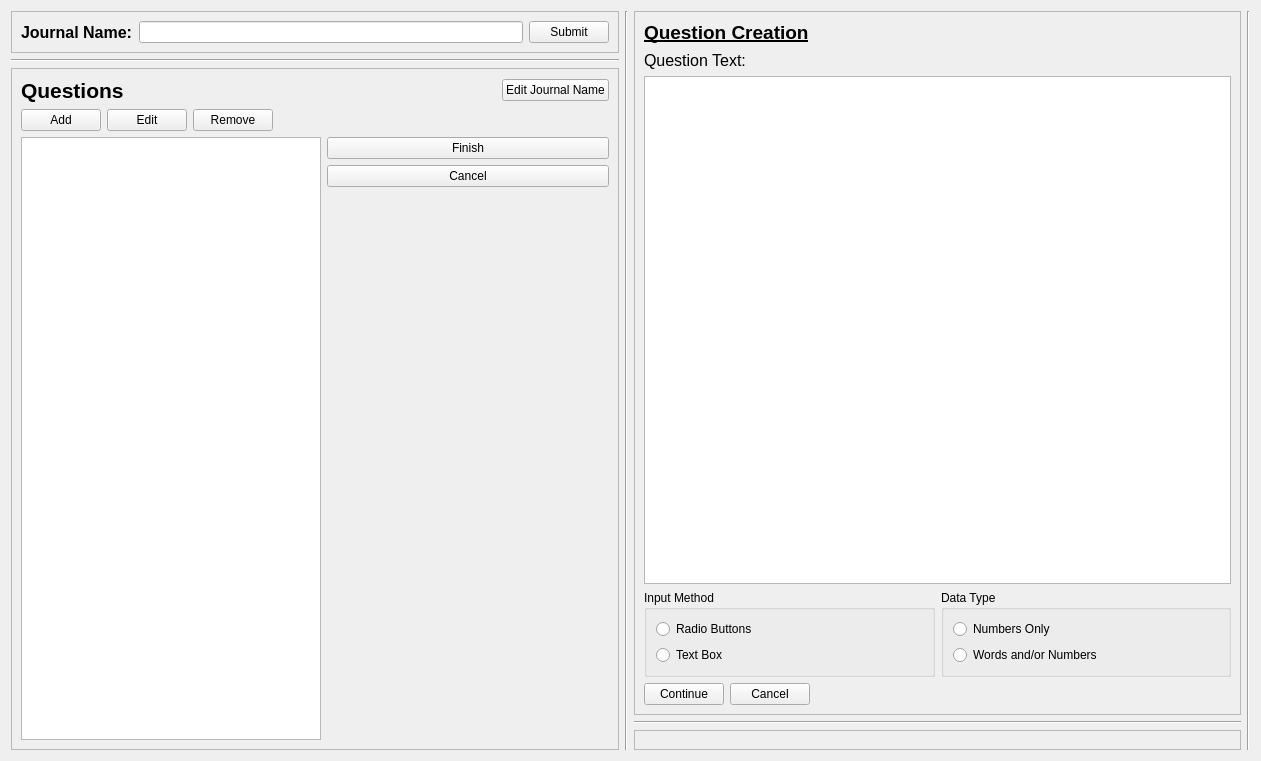
<?xml version="1.0" encoding="UTF-8"?>
<ui version="4.0">
 <class>Creation</class>
 <widget class="QWidget" name="Creation">
  <property name="geometry">
   <rect>
    <x>0</x>
    <y>0</y>
    <width>1261</width>
    <height>761</height>
   </rect>
  </property>
  <property name="sizePolicy">
   <sizepolicy hsizetype="Preferred" vsizetype="Preferred">
    <horstretch>0</horstretch>
    <verstretch>0</verstretch>
   </sizepolicy>
  </property>
  <property name="windowTitle">
   <string>Form</string>
  </property>
  <layout class="QHBoxLayout" name="creationMainLayout">
   <property name="sizeConstraint">
    <enum>QLayout::SetMinimumSize</enum>
   </property>
   <item>
    <layout class="QVBoxLayout" name="verticalLayout_9">
     <item>
      <widget class="QFrame" name="jNameFrame">
       <property name="frameShape">
        <enum>QFrame::StyledPanel</enum>
       </property>
       <property name="frameShadow">
        <enum>QFrame::Raised</enum>
       </property>
       <layout class="QHBoxLayout" name="horizontalLayout_8">
        <item>
         <layout class="QHBoxLayout" name="jNameLayout">
          <item>
           <widget class="QLabel" name="jNameLabel">
            <property name="font">
             <font>
              <pointsize>12</pointsize>
              <weight>75</weight>
              <bold>true</bold>
             </font>
            </property>
            <property name="text">
             <string>Journal Name:</string>
            </property>
           </widget>
          </item>
          <item>
           <widget class="QLineEdit" name="jNameLineEdit">
            <property name="maxLength">
             <number>40</number>
            </property>
           </widget>
          </item>
          <item>
           <widget class="QPushButton" name="jNameEnterButton">
            <property name="text">
             <string>Submit</string>
            </property>
           </widget>
          </item>
         </layout>
        </item>
       </layout>
      </widget>
     </item>
     <item>
      <widget class="Line" name="line_4">
       <property name="orientation">
        <enum>Qt::Horizontal</enum>
       </property>
      </widget>
     </item>
     <item>
      <widget class="QFrame" name="questionListFrame">
       <property name="sizePolicy">
        <sizepolicy hsizetype="Minimum" vsizetype="Preferred">
         <horstretch>0</horstretch>
         <verstretch>0</verstretch>
        </sizepolicy>
       </property>
       <property name="minimumSize">
        <size>
         <width>400</width>
         <height>400</height>
        </size>
       </property>
       <property name="frameShape">
        <enum>QFrame::StyledPanel</enum>
       </property>
       <property name="frameShadow">
        <enum>QFrame::Raised</enum>
       </property>
       <layout class="QVBoxLayout" name="verticalLayout_2">
        <property name="sizeConstraint">
         <enum>QLayout::SetDefaultConstraint</enum>
        </property>
        <item>
         <layout class="QHBoxLayout" name="horizontalLayout_2">
          <item>
           <widget class="QLabel" name="questionsLabel">
            <property name="font">
             <font>
              <pointsize>16</pointsize>
              <weight>75</weight>
              <bold>true</bold>
             </font>
            </property>
            <property name="text">
             <string>Questions</string>
            </property>
           </widget>
          </item>
          <item>
           <spacer name="qFrameTopHSpacer">
            <property name="orientation">
             <enum>Qt::Horizontal</enum>
            </property>
            <property name="sizeHint" stdset="0">
             <size>
              <width>40</width>
              <height>20</height>
             </size>
            </property>
           </spacer>
          </item>
          <item>
           <widget class="QPushButton" name="jNameEditButton">
            <property name="text">
             <string>Edit Journal Name</string>
            </property>
           </widget>
          </item>
         </layout>
        </item>
        <item>
         <layout class="QHBoxLayout" name="horizontalLayout">
          <item>
           <widget class="QPushButton" name="questionAddButton">
            <property name="text">
             <string>Add</string>
            </property>
           </widget>
          </item>
          <item>
           <widget class="QPushButton" name="questionEditButton">
            <property name="text">
             <string>Edit</string>
            </property>
           </widget>
          </item>
          <item>
           <widget class="QPushButton" name="questionRemoveButton">
            <property name="text">
             <string>Remove</string>
            </property>
           </widget>
          </item>
          <item>
           <spacer name="qFrameBottomHSpacer">
            <property name="orientation">
             <enum>Qt::Horizontal</enum>
            </property>
            <property name="sizeHint" stdset="0">
             <size>
              <width>40</width>
              <height>20</height>
             </size>
            </property>
           </spacer>
          </item>
         </layout>
        </item>
        <item>
         <layout class="QHBoxLayout" name="horizontalLayout_3">
          <item>
           <widget class="QListView" name="questionListView">
            <property name="sizePolicy">
             <sizepolicy hsizetype="Preferred" vsizetype="Expanding">
              <horstretch>0</horstretch>
              <verstretch>0</verstretch>
             </sizepolicy>
            </property>
            <property name="minimumSize">
             <size>
              <width>300</width>
              <height>0</height>
             </size>
            </property>
            <property name="dragEnabled">
             <bool>false</bool>
            </property>
            <property name="dragDropMode">
             <enum>QAbstractItemView::InternalMove</enum>
            </property>
            <property name="isWrapping" stdset="0">
             <bool>false</bool>
            </property>
            <property name="wordWrap">
             <bool>true</bool>
            </property>
           </widget>
          </item>
          <item>
           <layout class="QVBoxLayout" name="verticalLayout">
            <item>
             <widget class="QPushButton" name="questionFinishButton">
              <property name="sizePolicy">
               <sizepolicy hsizetype="Preferred" vsizetype="Fixed">
                <horstretch>0</horstretch>
                <verstretch>0</verstretch>
               </sizepolicy>
              </property>
              <property name="text">
               <string>Finish</string>
              </property>
             </widget>
            </item>
            <item>
             <widget class="QPushButton" name="questionCancelButton">
              <property name="sizePolicy">
               <sizepolicy hsizetype="Preferred" vsizetype="Fixed">
                <horstretch>0</horstretch>
                <verstretch>0</verstretch>
               </sizepolicy>
              </property>
              <property name="text">
               <string>Cancel</string>
              </property>
             </widget>
            </item>
            <item>
             <spacer name="qFrameVSpacer">
              <property name="orientation">
               <enum>Qt::Vertical</enum>
              </property>
              <property name="sizeHint" stdset="0">
               <size>
                <width>20</width>
                <height>40</height>
               </size>
              </property>
             </spacer>
            </item>
           </layout>
          </item>
         </layout>
        </item>
       </layout>
      </widget>
     </item>
    </layout>
   </item>
   <item>
    <widget class="Line" name="line">
     <property name="orientation">
      <enum>Qt::Vertical</enum>
     </property>
    </widget>
   </item>
   <item>
    <layout class="QVBoxLayout" name="verticalLayout_5">
     <item>
      <widget class="QFrame" name="questionCreationFrame">
       <property name="frameShape">
        <enum>QFrame::StyledPanel</enum>
       </property>
       <property name="frameShadow">
        <enum>QFrame::Raised</enum>
       </property>
       <layout class="QVBoxLayout" name="verticalLayout_7">
        <item>
         <layout class="QHBoxLayout" name="horizontalLayout_4">
          <item>
           <widget class="QLabel" name="questionCreationLabel">
            <property name="font">
             <font>
              <pointsize>14</pointsize>
              <weight>75</weight>
              <bold>true</bold>
              <underline>true</underline>
             </font>
            </property>
            <property name="text">
             <string>Question Creation</string>
            </property>
           </widget>
          </item>
          <item>
           <spacer name="qcTopHSpacer">
            <property name="orientation">
             <enum>Qt::Horizontal</enum>
            </property>
            <property name="sizeHint" stdset="0">
             <size>
              <width>40</width>
              <height>20</height>
             </size>
            </property>
           </spacer>
          </item>
         </layout>
        </item>
        <item>
         <layout class="QHBoxLayout" name="horizontalLayout_5">
          <item>
           <widget class="QLabel" name="qcMainLabel">
            <property name="font">
             <font>
              <pointsize>12</pointsize>
             </font>
            </property>
            <property name="text">
             <string>Question Text:</string>
            </property>
           </widget>
          </item>
          <item>
           <spacer name="qcMiddleHSpacer">
            <property name="orientation">
             <enum>Qt::Horizontal</enum>
            </property>
            <property name="sizeHint" stdset="0">
             <size>
              <width>40</width>
              <height>20</height>
             </size>
            </property>
           </spacer>
          </item>
         </layout>
        </item>
        <item>
         <widget class="QTextEdit" name="qcMainTextbox"/>
        </item>
        <item>
         <layout class="QHBoxLayout" name="horizontalLayout_7">
          <item>
           <widget class="QGroupBox" name="qcInputGroupbox">
            <property name="title">
             <string>Input Method</string>
            </property>
            <layout class="QVBoxLayout" name="verticalLayout_3">
             <item>
              <widget class="QRadioButton" name="qcRBRadioButtons">
               <property name="text">
                <string>Radio Buttons</string>
               </property>
              </widget>
             </item>
             <item>
              <widget class="QRadioButton" name="qcRBTextbox">
               <property name="text">
                <string>Text Box</string>
               </property>
              </widget>
             </item>
            </layout>
           </widget>
          </item>
          <item>
           <widget class="QGroupBox" name="qcDataGroupbox">
            <property name="title">
             <string>Data Type</string>
            </property>
            <layout class="QVBoxLayout" name="verticalLayout_4">
             <item>
              <widget class="QRadioButton" name="qcRBNumbers">
               <property name="text">
                <string>Numbers Only</string>
               </property>
              </widget>
             </item>
             <item>
              <widget class="QRadioButton" name="qcRBWords">
               <property name="text">
                <string>Words and/or Numbers</string>
               </property>
              </widget>
             </item>
            </layout>
           </widget>
          </item>
         </layout>
        </item>
        <item>
         <layout class="QHBoxLayout" name="horizontalLayout_6">
          <item>
           <widget class="QPushButton" name="qcContinueButton">
            <property name="text">
             <string>Continue</string>
            </property>
           </widget>
          </item>
          <item>
           <widget class="QPushButton" name="qcCancelButton">
            <property name="text">
             <string>Cancel</string>
            </property>
           </widget>
          </item>
          <item>
           <spacer name="qcBottomHSpacer">
            <property name="orientation">
             <enum>Qt::Horizontal</enum>
            </property>
            <property name="sizeHint" stdset="0">
             <size>
              <width>40</width>
              <height>20</height>
             </size>
            </property>
           </spacer>
          </item>
         </layout>
        </item>
       </layout>
      </widget>
     </item>
     <item>
      <widget class="Line" name="line_3">
       <property name="orientation">
        <enum>Qt::Horizontal</enum>
       </property>
      </widget>
     </item>
     <item>
      <widget class="QFrame" name="questionDetailedFrame">
       <property name="frameShape">
        <enum>QFrame::StyledPanel</enum>
       </property>
       <property name="frameShadow">
        <enum>QFrame::Raised</enum>
       </property>
       <layout class="QVBoxLayout" name="verticalLayout_8"/>
      </widget>
     </item>
    </layout>
   </item>
   <item>
    <widget class="Line" name="line_2">
     <property name="orientation">
      <enum>Qt::Vertical</enum>
     </property>
    </widget>
   </item>
  </layout>
 </widget>
 <resources/>
 <connections/>
</ui>
